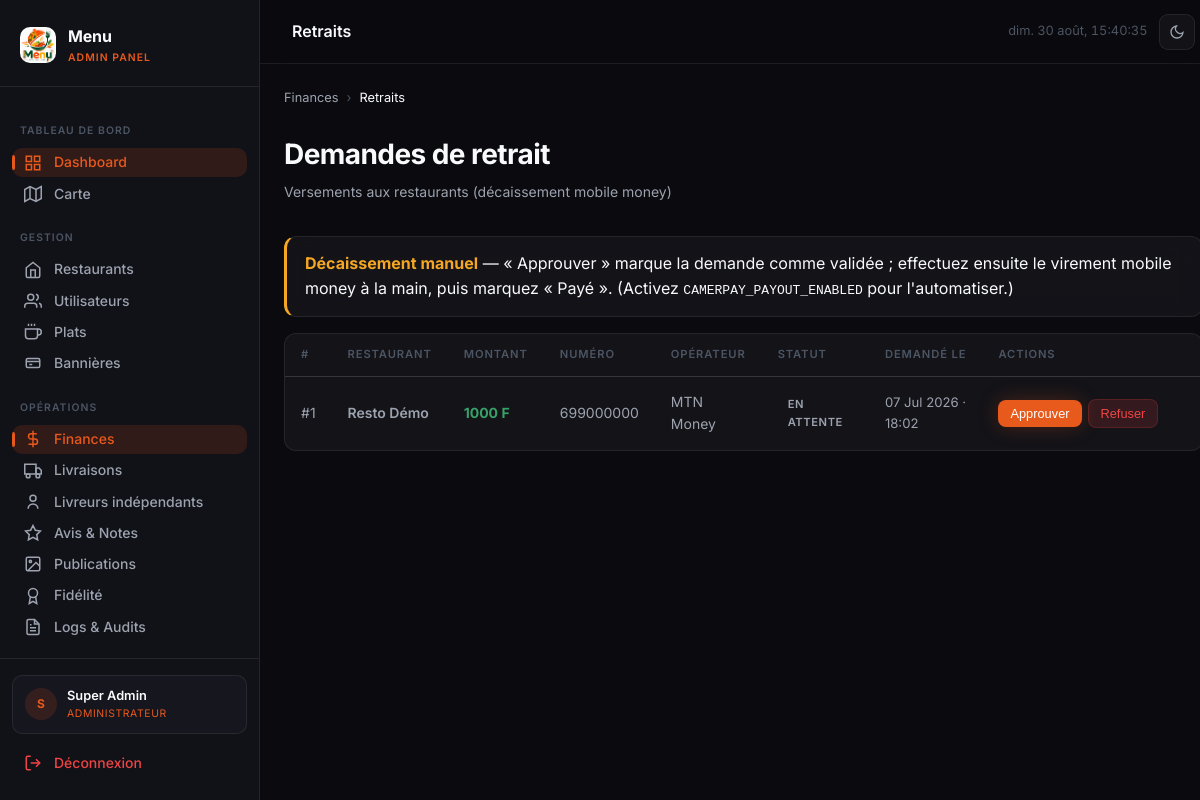
/admin-panel/finances/retraits/ (signed in), run on the app's committed database.
### core/models.py (models this page shows, shortened)
class User(AbstractUser):
    ROLE_CHOICES = [
        ('admin', 'Administrateur'),
        ('restaurant', 'Restaurant'),
        ('client', 'Client'),
        ('livreur', 'Livreur'),
    ]
    role = models.CharField(max_length=20, choices=ROLE_CHOICES, default='client')
    telephone = models.CharField(max_length=20, blank=True)
    allergies = models.CharField(max_length=300, blank=True)
    avatar = models.ImageField(upload_to='avatars/', blank=True, null=True)
    gain_total = models.DecimalField(max_digits=12, decimal_places=0, default=0)
    nombre_livraisons = models.PositiveIntegerField(default=0)
    restaurant_attache = models.ForeignKey(
        'RestaurantProfile', on_delete=models.SET_NULL, null=True, blank=True, related_name='livreurs',
    )
    points_solde = models.PositiveIntegerField(default=0)
    feed_seed = models.UUIDField(default=uuid.uuid4, editable=False)
    class Meta:
        verbose_name = 'Utilisateur'
        verbose_name_plural = 'Utilisateurs'

class RetraitFonds(models.Model):
    STATUT_CHOICES = [
        ('en_attente', 'En attente'),
        ('approuve', 'Approuvé'),
        ('paye', 'Payé'),
        ('refuse', 'Refusé'),
    ]
    restaurant = models.ForeignKey(RestaurantProfile, on_delete=models.CASCADE, related_name='retraits')
    montant = models.DecimalField(max_digits=12, decimal_places=0)
    mode_paiement = models.CharField(max_length=20, choices=MODE_PAIEMENT_CHOICES, default='mtn_money')
    numero_compte = models.CharField(max_length=50, blank=True)
    statut = models.CharField(max_length=20, choices=STATUT_CHOICES, default='en_attente')
    payout_reference = models.CharField(max_length=100, blank=True)
    payout_message = models.CharField(max_length=250, blank=True)
    created_at = models.DateTimeField(auto_now_add=True)
    processed_at = models.DateTimeField(null=True, blank=True)
    class Meta:
        verbose_name = 'Retrait de fonds'
        verbose_name_plural = 'Retraits de fonds'
        ordering = ['-created_at']

class RestaurantProfile(models.Model):
    user = models.OneToOneField(User, on_delete=models.CASCADE, related_name='restaurant_profile')
    nom = models.CharField(max_length=200)
    description = models.TextField(blank=True)
    adresse = models.CharField(max_length=300)
    ville = models.CharField(max_length=100)
    pays = models.CharField(max_length=100, default='Cameroun')
    latitude = models.DecimalField(max_digits=9, decimal_places=6, null=True, blank=True)
    longitude = models.DecimalField(max_digits=9, decimal_places=6, null=True, blank=True)
    logo = models.ImageField(upload_to='restaurants/logos/', blank=True, null=True)
    cover_image = models.ImageField(upload_to='restaurants/covers/', blank=True, null=True)
    commission_rate = models.DecimalField(max_digits=5, decimal_places=2, default=10.00)
    is_verified = models.BooleanField(default=False)
    is_open = models.BooleanField(default=True)
    temps_livraison_moyen = models.PositiveIntegerField(default=30)
    frais_livraison = models.DecimalField(max_digits=10, decimal_places=0, default=500)
    prix_reservation = models.DecimalField(max_digits=10, decimal_places=0, default=5000)
    note_cache = models.DecimalField(max_digits=3, decimal_places=1, default=0)
    created_at = models.DateTimeField(auto_now_add=True)
    class Meta:
        verbose_name = 'Profil Restaurant'
        verbose_name_plural = 'Profils Restaurants'

### core/views/dashboard.py (the view)
    def wrapper(request, *args, **kwargs):
        if not request.user.is_authenticated or request.user.role != 'admin':
            return redirect('core:login')
        return view_func(request, *args, **kwargs)

### templates/admin_panel/finances/retraits.html (shortened to what this page needs)
{% extends 'base.html' %}
{% block topbar_title %}Retraits{% endblock %}
{% block content %}
<div class="breadcrumb anim-fade-up">
  <a href="{% url 'core:finances' %}">Finances</a>
  <span class="breadcrumb-sep">›</span>
  <span class="breadcrumb-current">Retraits</span>
</div>
<div class="page-header anim-fade-up">
  <div>
    <h1 class="page-title">Demandes de retrait</h1>
    <p class="page-subtitle">Versements aux restaurants (décaissement mobile money)</p>
  </div>
</div>
<div class="glass-card anim-fade-up" style="padding:14px 18px;margin-bottom:16px;border-left:3px solid {% if payout_auto %}var(--accent-green){% else %}var(--accent-amber){% endif %};">
  {% if payout_auto %}
    <strong style="color:var(--accent-green);">Décaissement automatique activé</strong> — « Approuver » envoie l'argent via CamerPay.
  {% else %}
    <strong style="color:var(--accent-amber);">Décaissement manuel</strong> — « Approuver » marque la demande comme validée&nbsp;; effectuez ensuite le virement mobile money à la main, puis marquez « Payé ». (Activez <code>CAMERPAY_PAYOUT_ENABLED</code> pour l'automatiser.)
  {% endif %}
</div>
<div class="table-wrapper">
  <table class="data-table">
    <thead>
      <tr><th>#</th><th>Restaurant</th><th>Montant</th><th>Numéro</th><th>Opérateur</th><th>Statut</th><th>Demandé le</th><th style="min-width:220px;">Actions</th></tr>
    </thead>
    <tbody>
      {% for r in retraits %}
      <tr>
        <td>#{{ r.pk }}</td>
        <td style="font-weight:600;">{{ r.restaurant.nom }}</td>
        <td style="font-weight:700;color:var(--accent-green);">{{ r.montant }} F</td>
        <td>{{ r.numero_compte|default:'—' }}</td>
        <td>{{ r.get_mode_paiement_display }}</td>
        <td>
          <span class="badge badge-{{ r.statut }}">{{ r.get_statut_display }}</span>
        </td>
        <td style="font-size:0.82rem;">{{ r.created_at|date:'d M Y · H:i' }}</td>
        <td>
          {% if r.statut == 'en_attente' %}
          <div class="btn-group" style="flex-wrap:wrap;gap:6px;">
            <form method="post" style="display:inline;">{% csrf_token %}
              <button class="btn btn-primary btn-sm">{% if payout_auto %}Verser{% else %}Approuver{% endif %}</button>
            </form>
            <form method="post" style="display:inline;" onsubmit="return confirm('Refuser ce retrait ?');">{% csrf_token %}
              <button class="btn btn-danger btn-sm">Refuser</button>
            </form>
          </div>
          {% elif r.statut == 'approuve' %}
          <form method="post" style="display:inline;">{% csrf_token %}
            <input type="hidden" name="retrait_id" value="{{ r.pk }}">
            <input type="hidden" name="action" value="payer">
            <button class="btn btn-primary btn-sm">Marquer payé</button>
          </form>
          {% else %}
          <span style="color:var(--text-muted);font-size:0.82rem;">—</span>
          {% endif %}
        </td>
      </tr>
      {% empty %}
      <tr><td colspan="8" style="text-align:center;color:var(--text-muted);padding:30px;">Aucune demande de retrait.</td></tr>
      {% endfor %}
    </tbody>
  </table>
</div>
{% endblock %}

### templates/base.html (shortened to what this page needs)
<!DOCTYPE html>
<html lang="fr">
<head>
{% load static %}
<link rel="stylesheet" href="{% static 'css/base.css' %}">
<link rel="stylesheet" href="{% static 'css/sidebar.css' %}">
<link rel="stylesheet" href="{% static 'css/animations.css' %}">
</head>
<body>
<div class="app-layout">
  <aside class="sidebar" id="sidebar">
    <div class="sidebar-header">
      <img src="{% static 'logo.png' %}" alt="Menu" class="sidebar-logo" onerror="this.style.display='none'">
      <div class="sidebar-brand">
        <div class="sidebar-brand-name">Menu</div>
        <div class="sidebar-brand-sub">Admin Panel</div>
      </div>
    </div>
    <nav class="sidebar-nav">
      <span class="nav-section-label">Tableau de bord</span>
      <a href="{% url 'core:dashboard' %}" class="nav-item {% if active_page == 'dashboard' %}active{% endif %}">
        <svg class="nav-icon" viewBox="0 0 24 24" fill="none" stroke-width="2"><rect x="3" y="3" width="7" height="7"/><rect x="14" y="3" width="7" height="7"/><rect x="14" y="14" width="7" height="7"/><rect x="3" y="14" width="7" height="7"/></svg>
        Dashboard
      </a>
      <a href="{% url 'core:map' %}" class="nav-item {% if active_page == 'map' %}active{% endif %}">
        <svg class="nav-icon" viewBox="0 0 24 24" fill="none" stroke-width="2"><polygon points="1 6 1 22 8 18 16 22 23 18 23 2 16 6 8 2 1 6"/><line x1="8" y1="2" x2="8" y2="18"/><line x1="16" y1="6" x2="16" y2="22"/></svg>
        Carte
      </a>
      <span class="nav-section-label">Gestion</span>
      <a href="{% url 'core:restaurant_list' %}" class="nav-item {% if active_page == 'restaurants' %}active{% endif %}">
        <svg class="nav-icon" viewBox="0 0 24 24" fill="none" stroke-width="2"><path d="M3 9l9-7 9 7v11a2 2 0 0 1-2 2H5a2 2 0 0 1-2-2z"/><polyline points="9 22 9 12 15 12 15 22"/></svg>
        Restaurants
      </a>
      <a href="{% url 'core:user_list' %}" class="nav-item {% if active_page == 'users' %}active{% endif %}">
        <svg class="nav-icon" viewBox="0 0 24 24" fill="none" stroke-width="2"><path d="M17 21v-2a4 4 0 0 0-4-4H5a4 4 0 0 0-4 4v2"/><circle cx="9" cy="7" r="4"/><path d="M23 21v-2a4 4 0 0 0-3-3.87"/><path d="M16 3.13a4 4 0 0 1 0 7.75"/></svg>
        Utilisateurs
      </a>
      <a href="{% url 'core:dish_list' %}" class="nav-item {% if active_page == 'dishes' %}active{% endif %}">
        <svg class="nav-icon" viewBox="0 0 24 24" fill="none" stroke-width="2"><path d="M18 8h1a4 4 0 0 1 0 8h-1"/><path d="M2 8h16v9a4 4 0 0 1-4 4H6a4 4 0 0 1-4-4V8z"/><line x1="6" y1="1" x2="6" y2="4"/><line x1="10" y1="1" x2="10" y2="4"/><line x1="14" y1="1" x2="14" y2="4"/></svg>
        Plats
      </a>
      <a href="{% url 'core:banniere_list' %}" class="nav-item {% if active_page == 'bannieres' %}active{% endif %}">
        <svg class="nav-icon" viewBox="0 0 24 24" fill="none" stroke-width="2"><rect x="3" y="6" width="18" height="12" rx="2"/><path d="M3 10h18"/><path d="M7 14h4"/></svg>
        Bannières
      </a>
      <span class="nav-section-label">Opérations</span>
      <a href="{% url 'core:finances' %}" class="nav-item {% if active_page == 'finances' %}active{% endif %}">
        <svg class="nav-icon" viewBox="0 0 24 24" fill="none" stroke-width="2"><line x1="12" y1="1" x2="12" y2="23"/><path d="M17 5H9.5a3.5 3.5 0 0 0 0 7h5a3.5 3.5 0 0 1 0 7H6"/></svg>
        Finances
      </a>
      <a href="{% url 'core:deliveries' %}" class="nav-item {% if active_page == 'deliveries' %}active{% endif %}">
        <svg class="nav-icon" viewBox="0 0 24 24" fill="none" stroke-width="2"><rect x="1" y="3" width="15" height="13"/><polygon points="16 8 20 8 23 11 23 16 16 16 16 8"/><circle cx="5.5" cy="18.5" r="2.5"/><circle cx="18.5" cy="18.5" r="2.5"/></svg>
        Livraisons
      </a>
      <a href="{% url 'core:admin_livreurs' %}" class="nav-item {% if active_page == 'livreurs' %}active{% endif %}">
        <svg class="nav-icon" viewBox="0 0 24 24" fill="none" stroke-width="2"><circle cx="12" cy="7" r="4"/><path d="M5.5 21a6.5 6.5 0 0 1 13 0"/></svg>
        Livreurs indépendants
      </a>
      <a href="{% url 'core:reviews' %}" class="nav-item {% if active_page == 'reviews' %}active{% endif %}">
        <svg class="nav-icon" viewBox="0 0 24 24" fill="none" stroke-width="2"><polygon points="12 2 15.09 8.26 22 9.27 17 14.14 18.18 21.02 12 17.77 5.82 21.02 7 14.14 2 9.27 8.91 8.26 12 2"/></svg>
        Avis & Notes
      </a>
      <a href="{% url 'core:admin_publications' %}" class="nav-item {% if active_page == 'publications' %}active{% endif %}">
        <svg class="nav-icon" viewBox="0 0 24 24" fill="none" stroke-width="2"><rect x="3" y="3" width="18" height="18" rx="2"/><circle cx="8.5" cy="8.5" r="1.5"/><polyline points="21 15 16 10 5 21"/></svg>
        Publications
      </a>
      <a href="{% url 'core:admin_fidelite' %}" class="nav-item {% if active_page == 'fidelite' %}active{% endif %}">
        <svg class="nav-icon" viewBox="0 0 24 24" fill="none" stroke-width="2"><circle cx="12" cy="8" r="6"/><path d="M15.477 12.89 17 22l-5-3-5 3 1.523-9.11"/></svg>
        Fidélité
      </a>
      <a href="{% url 'core:logs' %}" class="nav-item {% if active_page == 'logs' %}active{% endif %}">
        <svg class="nav-icon" viewBox="0 0 24 24" fill="none" stroke-width="2"><path d="M14 2H6a2 2 0 0 0-2 2v16a2 2 0 0 0 2 2h12a2 2 0 0 0 2-2V8z"/><polyline points="14 2 14 8 20 8"/><line x1="16" y1="13" x2="8" y2="13"/><line x1="16" y1="17" x2="8" y2="17"/><polyline points="10 9 9 9 8 9"/></svg>
        Logs & Audits
      </a>
    </nav>
    <div class="sidebar-footer">
      <div class="sidebar-user">
        <div class="sidebar-avatar">{{ request.user.first_name|first|upper|default:request.user.username|first|upper }}</div>
        <div class="sidebar-user-info">
          <div class="sidebar-user-name">{{ request.user.get_full_name|default:request.user.username }}</div>
          <div class="sidebar-user-role">Administrateur</div>
        </div>
      </div>
      <a href="{% url 'core:logout' %}" class="nav-item" style="color:var(--accent-red);">
        <svg class="nav-icon" viewBox="0 0 24 24" fill="none" stroke-width="2"><path d="M9 21H5a2 2 0 0 1-2-2V5a2 2 0 0 1 2-2h4"/><polyline points="16 17 21 12 16 7"/><line x1="21" y1="12" x2="9" y2="12"/></svg>
        Déconnexion
      </a>
    </div>
  </aside>
  <div class="main-content">
    <header class="topbar">
      <div class="topbar-left">
        <span class="topbar-title">{% block topbar_title %}{% endblock %}</span>
      </div>
      <div class="topbar-right">
        <span class="topbar-time" id="topbar-clock"></span>
        <button class="theme-toggle" id="themeToggle" title="Changer de thème" aria-label="Basculer thème clair/sombre">
          <svg class="icon-moon" viewBox="0 0 24 24" fill="none" stroke-width="2"><path d="M21 12.79A9 9 0 1 1 11.21 3 7 7 0 0 0 21 12.79z"/></svg>
        </button>
      </div>
    </header>
    <div class="page-wrapper">
      {% block content %}{% endblock %}
    </div>
  </div>
</div>
</body>
</html>

### data on the page
User: user.first_name|first "S", user.get_full_name "Super Admin"
RetraitFonds: pk "1", restaurant.nom "Resto Démo", montant "1000", numero_compte "699000000", mode_paiement "MTN Money", statut "EN ATTENTE", created_at "07 Jul 2026 · 18:02"
